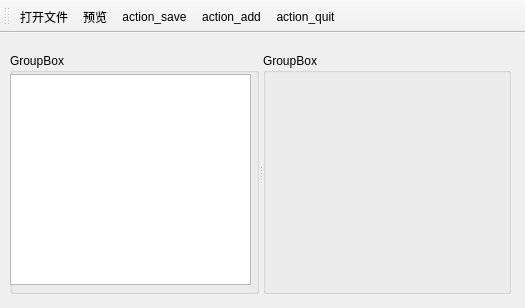
<?xml version="1.0" encoding="UTF-8"?>
<ui version="4.0">
 <class>MainWindow</class>
 <widget class="QMainWindow" name="MainWindow">
  <property name="geometry">
   <rect>
    <x>0</x>
    <y>0</y>
    <width>525</width>
    <height>308</height>
   </rect>
  </property>
  <property name="windowTitle">
   <string>MainWindow</string>
  </property>
  <widget class="QWidget" name="centralwidget">
   <widget class="QSplitter" name="splitter">
    <property name="geometry">
     <rect>
      <x>10</x>
      <y>20</y>
      <width>501</width>
      <height>241</height>
     </rect>
    </property>
    <property name="orientation">
     <enum>Qt::Horizontal</enum>
    </property>
    <widget class="QGroupBox" name="groupBox">
     <property name="title">
      <string>GroupBox</string>
     </property>
     <widget class="QTableView" name="tableView">
      <property name="geometry">
       <rect>
        <x>0</x>
        <y>21</y>
        <width>241</width>
        <height>211</height>
       </rect>
      </property>
     </widget>
    </widget>
    <widget class="QGroupBox" name="groupBox_2">
     <property name="title">
      <string>GroupBox</string>
     </property>
    </widget>
   </widget>
  </widget>
  <widget class="QToolBar" name="toolBar">
   <property name="windowTitle">
    <string>toolBar</string>
   </property>
   <attribute name="toolBarArea">
    <enum>TopToolBarArea</enum>
   </attribute>
   <attribute name="toolBarBreak">
    <bool>false</bool>
   </attribute>
   <addaction name="actionacionOpen"/>
   <addaction name="actionactionPreview"/>
   <addaction name="actionaction_save"/>
   <addaction name="actionaction_add"/>
   <addaction name="actionaction_quit"/>
  </widget>
  <action name="actionacionOpen">
   <property name="checkable">
    <bool>false</bool>
   </property>
   <property name="icon">
    <iconset resource="image.qrc">
     <normaloff>:/icon/icons/open.bmp</normaloff>:/icon/icons/open.bmp</iconset>
   </property>
   <property name="text">
    <string>打开文件</string>
   </property>
   <property name="menuRole">
    <enum>QAction::NoRole</enum>
   </property>
  </action>
  <action name="actionactionPreview">
   <property name="icon">
    <iconset resource="image.qrc">
     <normaloff>:/icon/icons/export1.bmp</normaloff>:/icon/icons/export1.bmp</iconset>
   </property>
   <property name="text">
    <string>预览</string>
   </property>
   <property name="menuRole">
    <enum>QAction::NoRole</enum>
   </property>
  </action>
  <action name="actionaction_quit">
   <property name="icon">
    <iconset resource="image.qrc">
     <normaloff>:/icon/icons/exit.bmp</normaloff>:/icon/icons/exit.bmp</iconset>
   </property>
   <property name="text">
    <string>action_quit</string>
   </property>
   <property name="menuRole">
    <enum>QAction::NoRole</enum>
   </property>
  </action>
  <action name="actionaction_save">
   <property name="icon">
    <iconset resource="image.qrc">
     <normaloff>:/icon/icons/save.bmp</normaloff>:/icon/icons/save.bmp</iconset>
   </property>
   <property name="text">
    <string>action_save</string>
   </property>
   <property name="menuRole">
    <enum>QAction::NoRole</enum>
   </property>
  </action>
  <action name="actionaction_add">
   <property name="icon">
    <iconset resource="image.qrc">
     <normaloff>:/icon/icons/append.bmp</normaloff>:/icon/icons/append.bmp</iconset>
   </property>
   <property name="text">
    <string>action_add</string>
   </property>
   <property name="menuRole">
    <enum>QAction::NoRole</enum>
   </property>
  </action>
 </widget>
 <resources>
  <include location="image.qrc"/>
 </resources>
 <connections/>
</ui>
